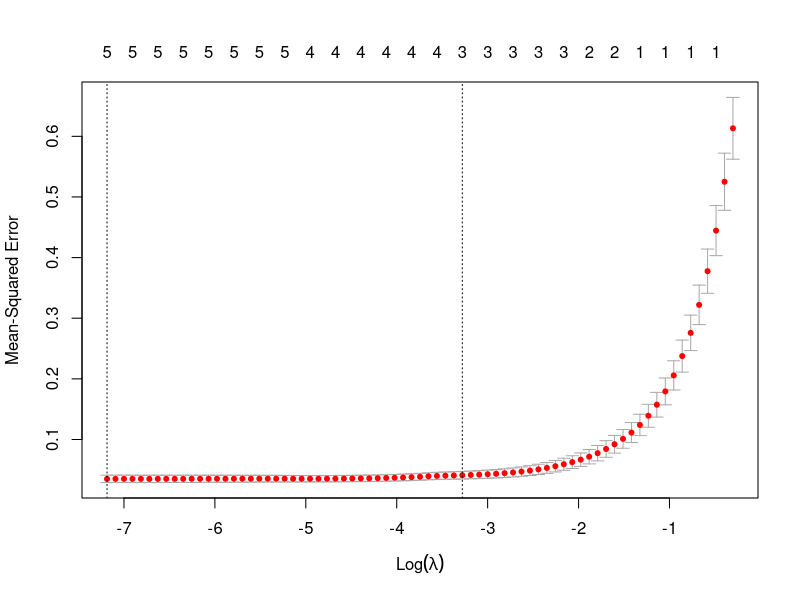
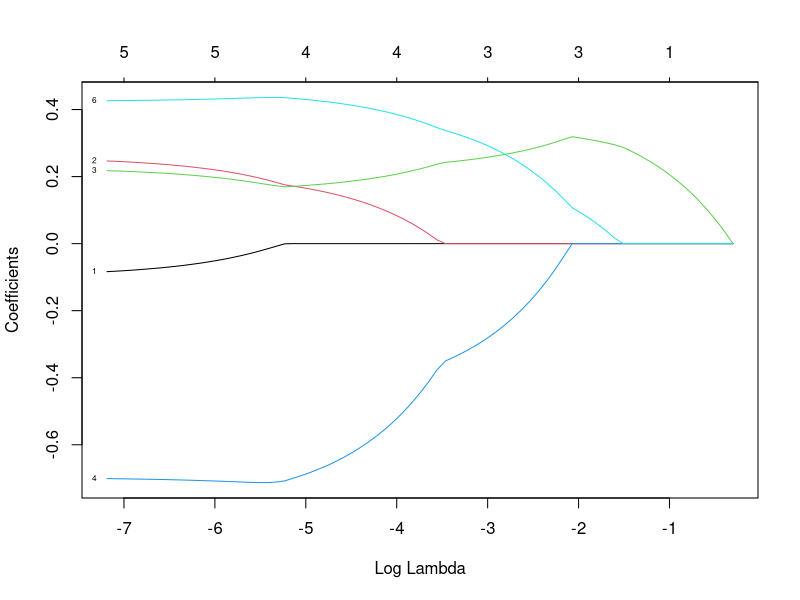

Recreate these plots in R, in order.
## ---- chunk 1
data(iris)
library(glmnet)
set.seed(1)
## ---- chunk 2
iris_y = iris$Petal.Width
## ---- chunk 3
iris_x = subset(iris, select = -Petal.Width)
dim(iris_x)
## ---- chunk 4
?model.matrix
features_iris = data.frame(model.matrix( ~ . -1 , iris_x))
head(features_iris)
## ---- chunk 5
(training_size = floor(0.70 * nrow(features_iris)))
# Set seed for reproducibility.
set.seed(1)
training_rows_iris = sample(nrow(features_iris), size = training_size)
## ---- chunk 6
train_x_iris = features_iris[training_rows_iris, ] # partition training dataset
test_x_iris = features_iris[-training_rows_iris, ] # partition test dataset

train_y_iris = iris_y[training_rows_iris] # partition training Y vector labels
test_y_iris = iris_y[-training_rows_iris] # partition test Y vector labels

### Check lengths of x and y data
dim(train_x_iris)
length(train_y_iris)

dim(test_x_iris)
length(test_y_iris)
## ---- chunk 7
lasso_iris = cv.glmnet(as.matrix(train_x_iris), train_y_iris, family = "gaussian", alpha = 1)
plot(lasso_iris)
plot(lasso_iris$glmnet.fit, xvar = "lambda", label = T)

# View minimum MSE and higher lambda within one standard error
lasso_iris$lambda.min
lasso_iris$lambda.1se

# View coefficients
coef(lasso_iris, s = "lambda.min")
coef(lasso_iris, s = "lambda.1se")

# Predict on test set
predictions_iris = predict(lasso_iris, s = lasso_iris$lambda.1se, newx = as.matrix(test_x_iris))
## ---- chunk 8
# Calculate mean-squared error = 0.0262426
mean((predictions_iris - test_y_iris)^2)

# Calculate root mean-squared error = 0.1619957
sqrt(mean((predictions_iris - test_y_iris)^2))
